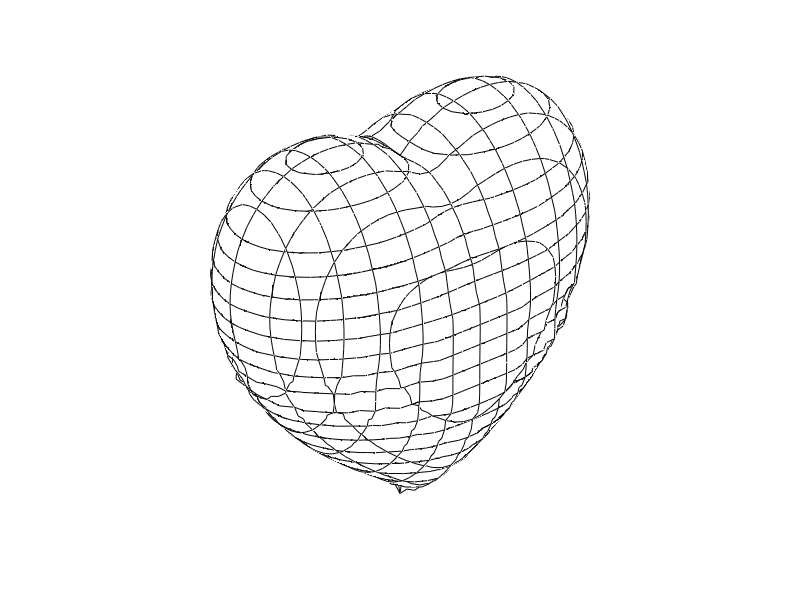

Here is the MATLAB script that generated this plot:
%NAME:Pande Aditya
%Roll No: 22251
%Date: 25 Feb 2023
%Title:Half Way there ..Hold on Tight...


function heart

  % Initialize the volume data, figure, and axes:

  [X,Y,Z] = meshgrid(linspace(-3,3,101));
  F = -X.^2.*Z.^3-(9/80).*Y.^2.*Z.^3+(X.^2+(9/4).*Y.^2+Z.^2-1).^3;
  hFigure = figure('Position',[200 200 400 400],'Color','w');
  hAxes = axes('Parent',hFigure,'Units','pixels',...
               'Position',[1 1 400 400],'NextPlot','add',...
               'DataAspectRatio',[1 1 1],'Visible','off',...
               'CameraViewAngle',10,...
               'XLim',[32 70],'YLim',[39 63],'ZLim',[34 73]);
  view([-39 30]);

  % Create and plot contours in the y-z plane:

  for iX = [35 38 41 45 48 51 54 57 61 64 67]
    plane = reshape(F(:,iX,:),101,101);
    cData = contourc(plane,[0 0]);
    xData = iX.*ones(1,cData(2,1));
    plot3(hAxes,xData,cData(2,2:end),cData(1,2:end),'k');
  end

  % Create and plot contours in the x-z plane:

  for iY = [41 44 47 51 55 58 61]
    plane = reshape(F(iY,:,:),101,101);
    cData = contourc(plane,[0 0]);
    yData = iY.*ones(1,cData(2,1));
    plot3(hAxes,cData(2,2:end),yData,cData(1,2:end),'k');
  end

  % Create and plot contours in the x-y plane:

  for iZ = [36 38 40 42 44 46 48 50 52 54 56 58 60 62 64 66 69 71]
    plane = F(:,:,iZ);
    cData = contourc(plane,[0 0]);
    startIndex = 1;
    if size(cData,2) > (cData(2,1)+1)
      startIndex = cData(2,1)+2;
      zData = iZ.*ones(1,cData(2,1));
      plot3(hAxes,cData(1,2:(startIndex-1)),...
            cData(2,2:(startIndex-1)),zData,'k');
    end
    zData = iZ.*ones(1,cData(2,startIndex));
    plot3(hAxes,cData(1,(startIndex+1):end),...
          cData(2,(startIndex+1):end),zData,'k');
  end

  % Fill the inside of the mesh with an isosurface to
  % block rendering of the back side of the heart:

  p = patch(isosurface(F,-0.001));
  set(p,'FaceColor','w','EdgeColor','none');

end
